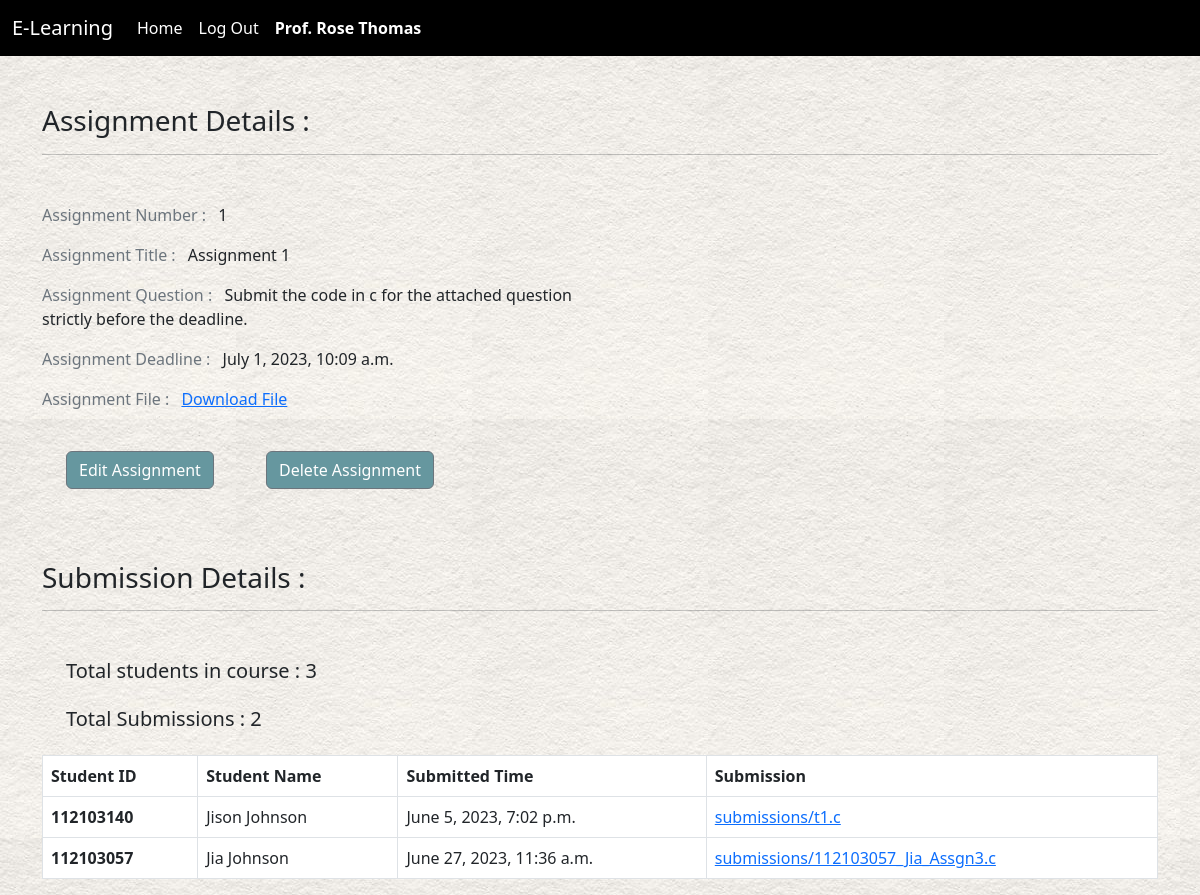
The app's page /AboutAssignment/1/ (signed in) with its own data.
### main/models.py (models this page shows, shortened)
class Faculty(models.Model) :
    fac_id=models.IntegerField(primary_key=True)
    full_name=models.CharField(max_length=100,null=False)
    email_id=models.EmailField(max_length=100,null=True,blank=True)
    password=models.CharField(max_length=100,null=False)
    mobile_no=models.CharField(max_length=10,null=False)
    department=models.ForeignKey('Department',on_delete=models.CASCADE,null=False,related_name='faculty')
    class Meta:
        verbose_name_plural="Faculty"

class Student(models.Model) :
    stud_id=models.IntegerField(primary_key=True)
    full_name=models.CharField(max_length=100,null=False)
    email_id=models.CharField(max_length=100,null=True,blank=True)
    password=models.CharField(max_length=100,null=False)
    mobile_no=models.CharField(max_length=10,null=False)
    department_name = models.ForeignKey(
        'Department', on_delete=models.CASCADE, null=False, blank=False, related_name='students')
    course_name = models.ManyToManyField(
        'Course', related_name='students', blank=True)
    class Meta:
        verbose_name_plural="Students"

### Assignments/models.py (models this page shows, shortened)
class Assignments(models.Model) :
    assign_number=models.IntegerField(primary_key=True,default=0)
    course_code= models.ForeignKey(
        Course, on_delete=models.CASCADE, null=False, related_name='course')
    fac_id=models.ForeignKey(
        Faculty, on_delete=models.SET_NULL, null=True, blank=True, related_name="faculty")
    assign_title=models.CharField(max_length = 200)
    question = models.TextField(max_length = 1000)
    file=models.FileField(upload_to="question/", null=True,default=None,blank=True)
    created = models.DateTimeField(auto_now_add=True,editable=False, null=False)
    deadline = models.DateTimeField(null=False,editable=True)
    class Meta:
        verbose_name_plural="Assignments"

class Submission(models.Model) :
    assignment=models.ForeignKey(Assignments, on_delete=models.CASCADE, null=False, related_name='assg_number')
    course_id= models.ForeignKey(
        Course, on_delete=models.CASCADE, null=False, related_name='courses')
    student_code=models.ForeignKey(
        Student, on_delete=models.SET_NULL, related_name="student",null=True)
    fac_id=models.ForeignKey(
        Faculty, on_delete=models.SET_NULL, null=True, blank=True, related_name="fac")
    submission_file=models.FileField(upload_to="submissions/",max_length=250, null=True,default=None)
    submitted_time= models.DateTimeField(auto_now_add=True,editable=False, null=False)
    class Meta:
        verbose_name_plural="Submission"

### Assignments/views.py (the view)
# urls.py: path('AboutAssignment/<str:assign_id>/',views.AboutAssignmentView,name='AboutAssignment'),
def AboutAssignmentView(request,assign_id):
    if request.session['fac_id']:
        assign=Assignments.objects.get(assign_number=assign_id)
        faculty=Faculty.objects.get(fac_id=request.session['fac_id'])
        try:
            submission=Submission.objects.filter(assignment=assign_id)
        except Submission.DoesNotExist:
            submission=None
        total_count=(Student.objects.filter(course_name=assign.course_code)).count()
        submitted_count=(submission).count()
        data={
            'assign':assign,
            'faculty':faculty,
            'submission':submission,
            'total_count':total_count,
            'submitted_count':submitted_count
            }
        return render(request,'FacultyAboutAssignment.html',data)

### templates/FacultyAboutAssignment.html (shortened to what this page needs)
{% extends 'navbar.html' %}
{% block user %}
{{faculty.full_name}}
{% endblock user %}
{% block myProfile %}
{% url 'myProfile' faculty.fac_id %}
{% endblock %}
{% block Home %}
{% url 'facultyHome'%}
{% endblock %}
{% block content %}
<div class="container">
    <div class="row">
            <div class="col-12">
                <div class="my-5" >
                    <h3>Assignment Details :</h3>
                    <hr>
                </div>
                <div class="col-lg-6 px-xl-10">
                    <ul class="list-unstyled mb-1-9">
                        <li class="mb-2 mb-xl-3 display-28"><span class="display-26 text-secondary me-2 font-weight-600">Assignment Number :</span> {{assign.assign_number}}</li>
                        <li class="mb-2 mb-xl-3 display-28"><span class="display-26 text-secondary me-2 font-weight-600">Assignment Title :</span> {{assign.assign_title}}</li>
                        <li class="mb-2 mb-xl-3 display-28"><span class="display-26 text-secondary me-2 font-weight-600">Assignment Question :</span> {{assign.question}}</li>
                        <li class="mb-2 mb-xl-3 display-28"><span class="display-26 text-secondary me-2 font-weight-600">Assignment Deadline :</span> {{assign.deadline}}</li>
                        <li class="mb-2 mb-xl-3 display-28"><span class="display-26 text-secondary me-2 font-weight-600">Assignment File :</span> <a href="{{ assign.file.url }}">Download File</a></li>
                    </ul>
                        </div>
                        <div clas="container">
                            <a href="{% url 'facultyEditAssignment' assign.assign_number %}" class="btn  btn-outline-secondary m-4" role="button" style=" background-color:#66979f;color:white !important;">Edit Assignment</a>
                        <a class="btn btn-outline-secondary m-4" href="{% url 'facultyDeleteAssignment' assign.assign_number %}" role="button" style=" background-color:#66979f;color:white !important;">Delete Assignment</a>
                    </div>
                    <div class="col-12">
                        <div class="my-5">
                            <h3>Submission Details :</h3>
                            <hr>
                        </div>
                    </div>
                    <div class="m-4"><h5>Total students in course : {{total_count}}</h5></div>
                    <div class="m-4"><h5>Total Submissions : {{submitted_count}}</h5></div>
                    <table class="table table-hover table-bordered">
                        <thead>
                          <tr style=" background-color:#66979f !important;">
                            <th scope="col">Student ID</th>
                            <th scope="col">Student Name</th>
                            <th scope="col">Submitted Time</th>
                            <th scope="col">Submission</th>
                          </tr>
                        </thead>
    {% if submission %}
    <tbody>
    {% for i in submission %}
      <tr>
        <th scope="row">{{i.student_code.stud_id}}</th>
        <td>{{i.student_code.full_name}}</td>
        <td>{{i.submitted_time}}</td>
        <td><a href="{{ i.submission_file.url }}">{{i.submission_file}}</a></td>
      </tr></a>
    {% endfor %}
    {%else%}<tr style="scope:row; text-align:center; !important"><td>NO SUBMISSIONS TO SHOW</td></tr>
    </tbody>
    {%endif%}
  </table>
    </div>
            </div>
        </div>
{%endblock%}

### templates/navbar.html (shortened to what this page needs)
{% load static %}
<!doctype html>
<html lang="en">
  <head>
    <link href="https://cdn.jsdelivr.net/npm/bootstrap@5.3.0-alpha3/dist/css/bootstrap.min.css" rel="stylesheet">
  </head>
  <body style=" background-image: url('/static/images/b1.jpg') !important;">
    <nav class="navbar navbar-expand-lg bg-body-tertiary" style="background-color:black !important;">
        <div class="container-fluid">
          <a class="navbar-brand" href="/admin" target="blank" title="Admin" style="color : white !important;">E-Learning </a>
          <div class="collapse navbar-collapse" id="navbarSupportedContent">
            <ul class="navbar-nav me-auto mb-2 mb-lg-0">
              <li class="nav-item">
                <a class="nav-link active" aria-current="page" href="{% block Home %}{% endblock  %}" title="Home Page" style="color : white !important;">Home</a>
              </li>
              <li class="nav-item">
                <a class="nav-link" href="{% url 'logout' %}" title="Log Out" style="color : white !important;">Log Out</a>
              </li>
              <li class="nav-item">
                <a class="nav-link active fw-bold"  title="Check your profile" style="color : white !important;" href="{% block myProfile %}{% endblock  %}">{% block user %}{% endblock  %}</a>
          </div>
        </div>
      </nav>
      {% block  content %}
      {% endblock  %}
  </body>
</html>

### records on screen
Faculty: full_name "Prof. Rose Thomas"
Assignments: assign_number "1", assign_title "Assignment 1", question "Submit the code in c for the attached question strictly before the deadline.", deadline "July 1, 2023, 10:09 a.m."
Submission: student_code.stud_id "112103140", student_code.full_name "Jison Johnson", submitted_time "June 5, 2023, 7:02 p.m.", submission_file "submissions/t1.c"
Submission: student_code.stud_id "112103057", student_code.full_name "Jia Johnson", submitted_time "June 27, 2023, 11:36 a.m.", submission_file "submissions/112103057_Jia_Assgn3.c"

### other values on screen
{{ total_count }} "3"
{{ submitted_count }} "2"
